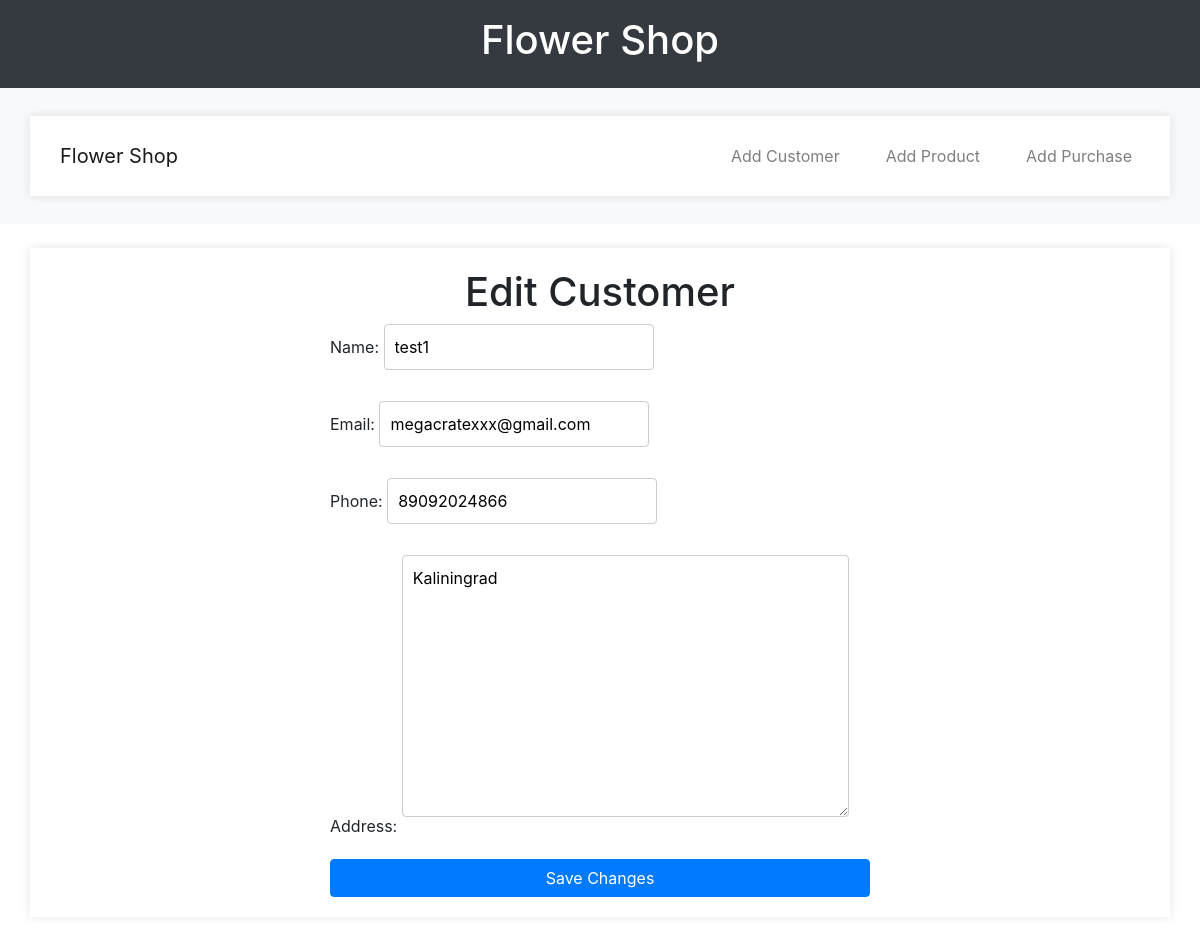
Screenshot of /edit_customer/1/ with the database file from the repository.
### store/models.py (models this page shows, shortened)
class Customer(models.Model):
    name = models.CharField(max_length=100)
    email = models.EmailField()
    phone = models.CharField(max_length=20)
    address = models.TextField()

### store/views.py (the view)
# urls.py: path('edit_customer/<int:pk>/', views.edit_customer, name='edit_customer'),
def edit_customer(request, pk):
    customer = get_object_or_404(Customer, id=pk)
    if request.method == 'POST':
        form = CustomerForm(request.POST, instance=customer)
        if form.is_valid():
            form.save()
            return redirect('customer_list')
    else:
        form = CustomerForm(instance=customer)
    return render(request, 'store/edit_customer.html', {'form': form})

### store/forms.py
class CustomerForm(forms.ModelForm):
    class Meta:
        model = Customer
        fields = ['name', 'email', 'phone', 'address']

### store/templates/store/edit_customer.html (shortened to what this page needs)
<!DOCTYPE html>
{% load static %}
<html lang="en">
<head>
    <link rel="stylesheet" href="{% static 'css/styles.css' %}">
    <link href="https://stackpath.bootstrapcdn.com/bootstrap/4.5.2/css/bootstrap.min.css" rel="stylesheet">
</head>
<body>
    <header class="bg-dark text-white text-center py-3">
        <h1>Flower Shop</h1>
    </header>
    <nav class="navbar navbar-expand-lg navbar-light bg-light mb-4">
        <div class="container">
            <a class="navbar-brand" href="{% url 'home' %}">Flower Shop</a>
            <div class="collapse navbar-collapse" id="navbarNav">
                <ul class="navbar-nav ml-auto">
                    <li class="nav-item">
                        <a class="nav-link" href="{% url 'add_customer' %}">Add Customer</a>
                    </li>
                    <li class="nav-item">
                        <a class="nav-link" href="{% url 'add_product' %}">Add Product</a>
                    </li>
                    <li class="nav-item">
                        <a class="nav-link" href="{% url 'add_purchase' %}">Add Purchase</a>
                    </li>
                </ul>
            </div>
        </div>
    </nav>
    <div class="container">
        <div class="row">
            <div class="col-md-6 offset-md-3">
                <h1>Edit Customer</h1>
                <form method="post">
                    <div class="form-group">
                        {{ form.name.label_tag }}
                        {{ form.name }}
                    </div>
                    <div class="form-group">
                        {{ form.email.label_tag }}
                        {{ form.email }}
                    </div>
                    <div class="form-group">
                        {{ form.phone.label_tag }}
                        {{ form.phone }}
                    </div>
                    <div class="form-group">
                        {{ form.address.label_tag }}
                        {{ form.address }}
                    </div>
                    <button type="submit" class="btn btn-primary">Save Changes</button>
                </form>
            </div>
        </div>
    </div>
</body>
</html>

### static/css/styles.css (style rules this page uses)
body { font-family: Arial, sans-serif; margin: 0; padding: 0; background-color: #f4f4f4; }
header { background-color: #333; color: white; padding: 10px 0; text-align: center; }
nav { display: flex; justify-content: center; background-color: #444; padding: 10px 0; }
nav a { color: white; margin: 0 15px; text-decoration: none; }
.container { max-width: 800px; margin: 20px auto; padding: 20px; background-color: white; box-shadow: 0 0 10px rgba(0, 0, 0, 0.1); }
h1 { text-align: center; }
form { display: flex; flex-direction: column; }
form label { margin-bottom: 5px; }
form input, form select, form textarea { padding: 10px; margin-bottom: 15px; border: 1px solid #ccc; border-radius: 4px; }
form button { padding: 10px; background-color: #007BFF; color: white; border: none; border-radius: 4px; cursor: pointer; }

### rows the page displays
Customer: name "test1", email "megacratexxx@gmail.com", phone "89092024866", address "Kaliningrad"
